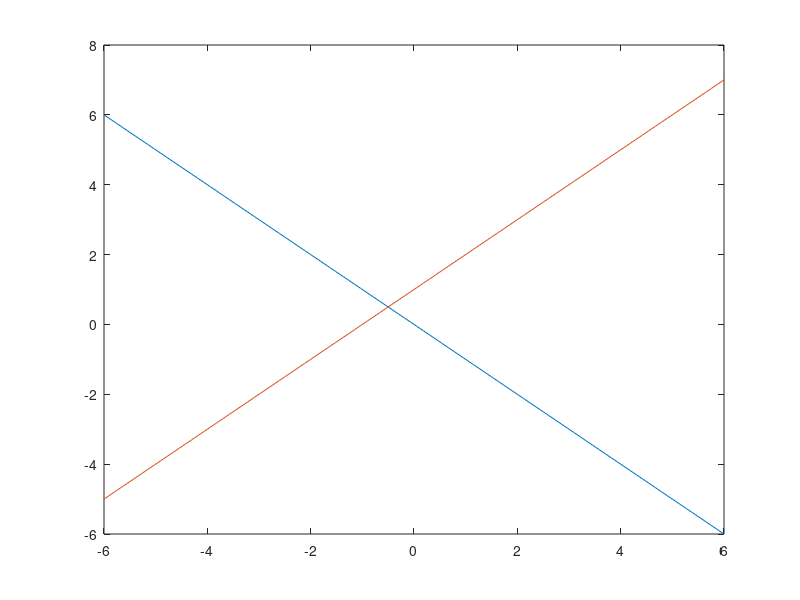

MATLAB code to generate this figure: (Note: this script raises an error after producing the figure.)
x = linspace(-6, 6, 100);
y = -x;
plot(x,y);
%line_label = 'x+y <= 0';
%text(-3, 0, line_label, 'HorizontalAlignment', 'left');
hold on;

x = linspace(-6, 6, 100);
%y = zeros(size(x));
y = x+1;
plot(x,y);
%line_label = 'x <=  0';
%text(-1, 0, line_label, 'HorizontalAlignment', 'left');
hold on;

syms x y 
y = linspace(-6, 6, 100);
x = zeros(size(y));
%x = y+1
plot(x,y);
line_label = 'x <=  0';
%text(-1, 0, line_label, 'HorizontalAlignment', 'left');
hold on;

syms x y 
y = linspace(-6, 6, 100);
%x = zeros(size(y));
x = 0*y+1
plot(x,y);
line_label = 'x <=  0';
%text(-1, 0, line_label, 'HorizontalAlignment', 'left');
hold on;


x = linspace(-5, 5, 100);
%y = zeros(size(x));
y = 2-x;
plot(x,y);
hold on;

ezplot('8*x-(x+y)^2')
hold on

syms x y 
x = linspace(-6, 6, 100);
%x = zeros(size(y));
y = 0*x+2
plot(x,y);
line_label = 'x <=  0';
%text(-1, 0, line_label, 'HorizontalAlignment', 'left');
hold on;